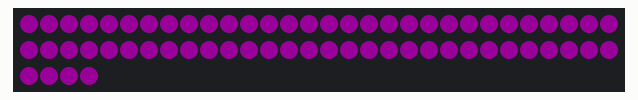
Simulated run of this sketch. Board: Arduino Uno, built with avr-gcc and run on an emulated ATmega328P. Shown: 64 RGB LEDs in strip order, left to right, continuing on the next row. Dim RGB values are drawn brighter than linear.

Above: at 1.1 s.

The sketch:

2022.06.23_RGBLedvary.ino
```cpp
#include "FastLED.h"

FASTLED_USING_NAMESPACE

//#if defined(FASTLED_VERSION) && (FASTLED_VERSION<3001000)fine
//#waring "Requires FastLED 3.1 or later;check gihub for latest code"
//#endif

#define DATA_PIN  3
#define LED_TYPE  WS2811    //led灯带型号
#define COLOR_ORDER GRB
#define NUM_LEDS  64   //灯珠
//CRGB leds[NUM_LEDS];

 #define BRIGHTNESS         96
 #define FRAMES_PER_SECOND  120
 #define COLOR_ORDER GRB

 uint8_t max_bright = 128;

 CRGB leds[NUM_LEDS];  //建立光带leds  c=控制

 CRGB myRGBcolor(50,0,50);  //(rValue,gValue,bValue)  0-255

  CHSV myHSVcolor(80,255,200);//HSV方法定义颜色 ，（色调，饱和度，明亮）

 void setup()
 {
   Serial.begin(9600);
   delay(1000);

   LEDS.addLeds<LED_TYPE,DATA_PIN,COLOR_ORDER>(leds,NUM_LEDS);//初始化光带
   FastLED.setBrightness(max_bright);                        //设置宽带亮度
  }


void loop() {
  // put your main code here, to run repeatedly:
  myHSVcolor.h++;    //色调
  myHSVcolor.s++;    //饱和度
  myHSVcolor.v++;    //亮度
  fill_solid(leds,NUM_LEDS,myRGBcolor);
  FastLED.show();
  delay(500);

  myRGBcolor.r = 50;  //rValue=50
  myRGBcolor.b = 50;  //bValue=50
  fill_solid(leds,NUM_LEDS,myRGBcolor);
  FastLED.show();
  delay(500);
}
```
